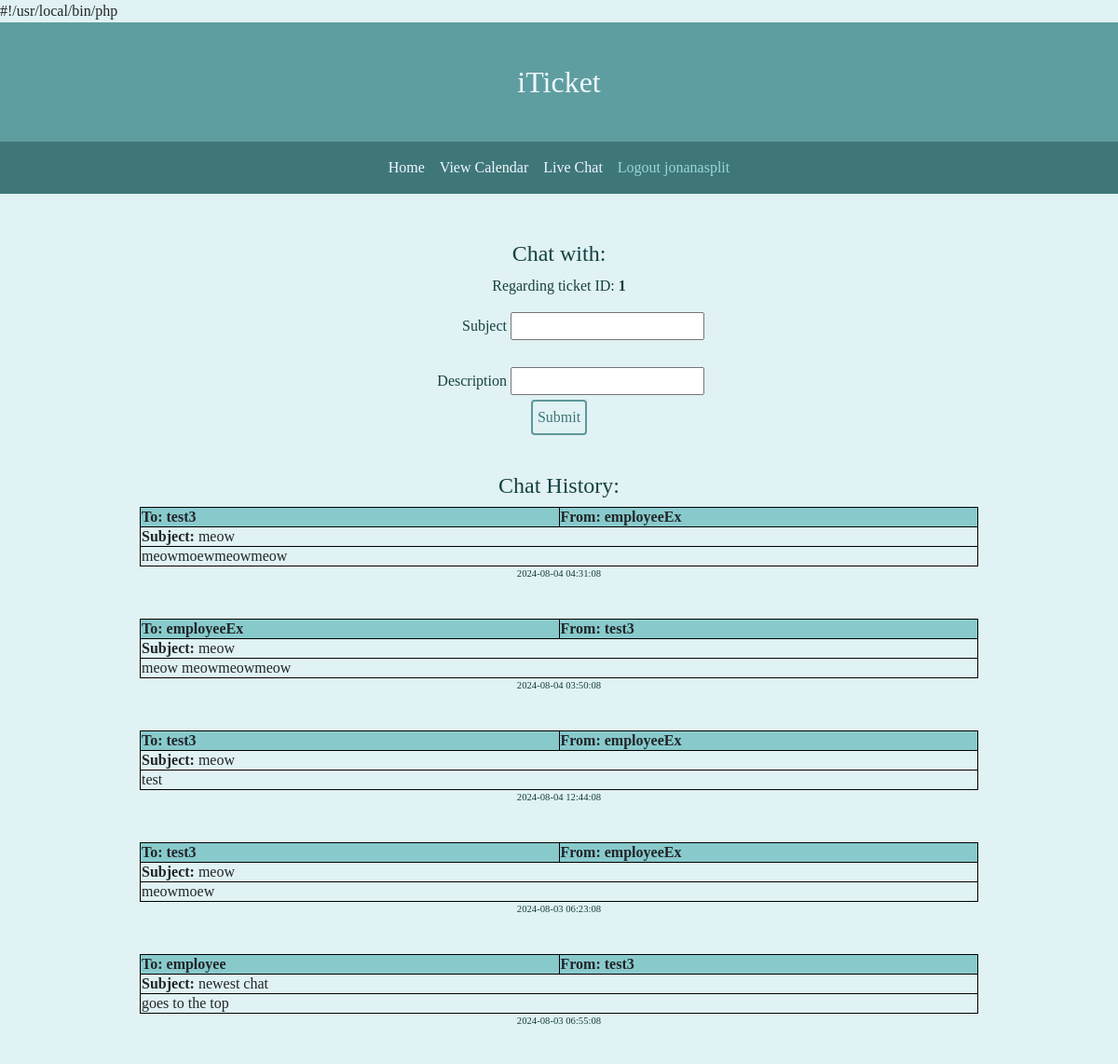
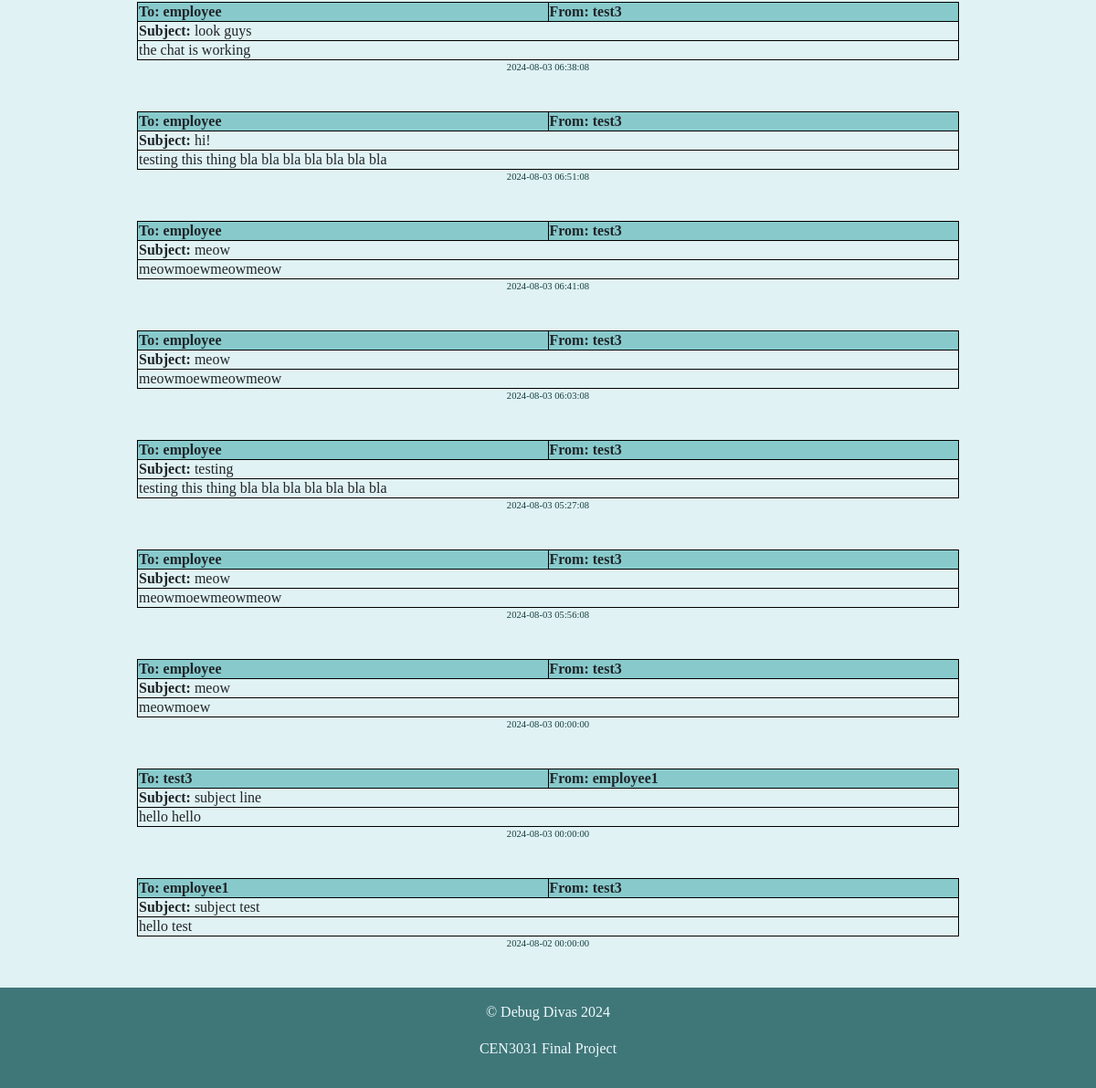
The app's page /e_asynchChat.php?id=1 (signed in) with its own data (2 pictures, top to bottom).
### tables this page shows
CREATE TABLE `chats` (
  `id` int(11) NOT NULL,
  `to_user` varchar(255) NOT NULL,
  `from_user` varchar(255) NOT NULL,
  `time` datetime NOT NULL,
  `ticket_id` int(128) NOT NULL,
  `body` text NOT NULL,
  `subject` varchar(128) NOT NULL
);

### e_asynchChat.php (the view, shortened to what this page needs)
<?php
$host = "127.0.0.1";
$user = "root";
$password = "";
$db="login_it";
$data = mysqli_connect($host, $user, $password, $db);
$ticket_id = $_GET["id"];
$user = $_GET["user"];
$sql_chats = "SELECT chats.id, chats.to_user, chats.from_user, chats.time, chats.body, chats.subject FROM chats WHERE chats.ticket_id='$ticket_id' ORDER BY chats.id DESC";
$result_chats = $data->query($sql_chats);
?>
<!DOCTYPE html>
<html lang="en">
<head>
    <link rel="stylesheet" href="https://cdn.jsdelivr.net/npm/bootstrap@4.6.2/dist/css/bootstrap.min.css">
</head>
<body style="font-family: K2D; background-color: #e0f2f3">
<div class="jumbotron jumbotron-fluid text-center" style="margin-bottom:0; padding: 40px ;background-color: cadetblue; color: aliceblue">
    <a style="text-decoration: none; color: aliceblue; font-size: xx-large " href="employeeHome.php">iTicket</a>
</div>
<nav class="navbar navbar-expand-sm justify-content-center" style=" background-color: #3f7778; color: #f0f8ff">
    <ul class="navbar-nav">
        <li class="nav-item" ><a class="nav-link" href="employeeHome.php" style="color: aliceblue; ">Home</a></li>
        <li class="nav-item" ><a class="nav-link" href="calendar.php" style="color: aliceblue; ">View Calendar</a></li>
        <li class="nav-item" ><a class="nav-link" href="e_livechat.php" style="color: aliceblue; ">Live Chat</a></li>
        <li class="nav-item" ><a class="nav-link" href="logout.php" style="color: #98d8da; ">Logout <?php echo $_SESSION['username'] ?></a></li>
    </ul>
</nav>
<div class="justify-content-center text-center" style="margin-top: 50px; color: #174142">
    <section class="container grey-text">
        <h4 class="center">Chat with:<b> <?php echo $user; ?></b></h4>
        <p class="center">Regarding ticket ID: <b> <?php echo $ticket_id; ?> </b></p>
        <form class="white" action="e_addChat.php?user=<?php echo $user; ?>&ticket_id=<?php echo $ticket_id; ?>" method="POST">
            <label style="display: inline-block; width: 100px; text-align: right;">Subject</label>
            <input type="text" name="subject">
            <br><br>
            <label style="display: inline-block; width: 100px; text-align: right;">Description</label>
            <input type="text" name="body">
            <div class="center">
                <input type="submit" name="submit" value="Submit" class="btn brand z-depth-0 rounded" style = "color: #3f7778;border: 2px solid #5e979a;  display: inline-block; padding: 5px; ">
            </div>
        </form>
    </section>
    <br>
    <h4>Chat History:</h4>
    <?php
    if ($result_chats->num_rows > 0) {
        while ($row = $result_chats->fetch_assoc()) {
            echo "
                <table class='center w-75' style='border: 1px solid black; margin-left: auto;margin-right: auto;'
                <tr>
                 <th style='border: 1px solid black; background-color: #88cacc' class='w-50'>To: " . $row["to_user"] . "</th>
                 <th style='border: 1px solid black; background-color: #88cacc' class='w-50'>From: " . $row["from_user"] . "</th>
                 </tr>
                 <tr>
                 <td colspan='2' style='border: 1px solid black;'> <b>Subject:</b> " . $row["subject"] . "</td>
                </tr>
                <tr>
                <td colspan='2' style='border: 1px solid black;'>" . $row["body"] . "</td>
                </tr>
                </table>
                <p style='font-size: 8pt'>" . $row["time"] . "</p>
                <br>
                ";
        }
    } else {
        echo "No chats found";
    }
    ?>
</div>
<footer class="text-center" style="background-color: #3f7778; color: #F0F8FFFF; padding: 15px">
    <p>&copy Debug Divas 2024</p>
    <p>CEN3031 Final Project</p>
</footer>
</body>
</html>

### records on screen
chats: to_user "test3", from_user "employeeEx", subject "meow", body "meowmoewmeowmeow", time "2024-08-04 04:31:08"
chats: to_user "employeeEx", from_user "test3", subject "meow", body "meow meowmeowmeow", time "2024-08-04 03:50:08"
chats: to_user "test3", from_user "employeeEx", subject "meow", body "test", time "2024-08-04 12:44:08"
chats: to_user "test3", from_user "employeeEx", subject "meow", body "meowmoew", time "2024-08-03 06:23:08"
chats: to_user "employee", from_user "test3", subject "newest chat", body "goes to the top", time "2024-08-03 06:55:08"
chats: to_user "employee", from_user "test3", subject "look guys", body "the chat is working", time "2024-08-03 06:38:08"
chats: to_user "employee", from_user "test3", subject "hi!", body "testing this thing bla bla bla bla bla bla bla", time "2024-08-03 06:51:08"
chats: to_user "employee", from_user "test3", subject "meow", body "meowmoewmeowmeow", time "2024-08-03 06:41:08"
chats: to_user "employee", from_user "test3", subject "meow", body "meowmoewmeowmeow", time "2024-08-03 06:03:08"
chats: to_user "employee", from_user "test3", subject "testing", body "testing this thing bla bla bla bla bla bla bla", time "2024-08-03 05:27:08"
chats: to_user "employee", from_user "test3", subject "meow", body "meowmoewmeowmeow", time "2024-08-03 05:56:08"
chats: to_user "employee", from_user "test3", subject "meow", body "meowmoew", time "2024-08-03 00:00:00"
chats: to_user "test3", from_user "employee1", subject "subject line", body "hello hello", time "2024-08-03 00:00:00"
chats: to_user "employee1", from_user "test3", subject "subject test", body "hello test", time "2024-08-02 00:00:00"

### other values on screen
$_SESSION['username'] "jonanasplit"
$ticket_id "1"
